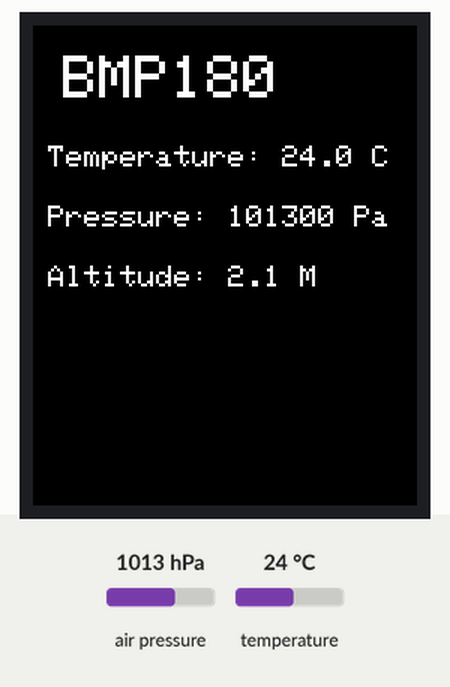
The sketch below on a simulated Arduino Uno, built with avr-gcc and run on an emulated ATmega328P. On the bench: 128×160 colour display. Inputs (shaded band) come from the test bench; at power-on: air pressure 1013 hPa, temperature 24 °C. What the sketch prints to the serial monitor is not drawn.

Above: at 2.3 s.
2.4 s: air pressure set to 952 hPa
At 4.4 s:
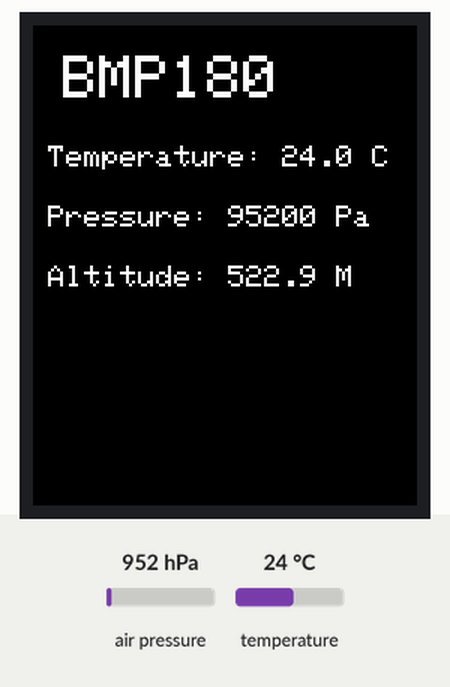
4.7 s: temperature set to 12 °C
At 6.1 s:
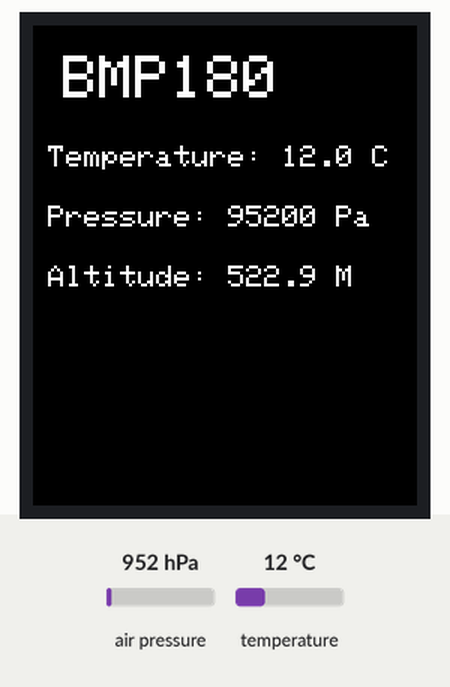
7.0 s: air pressure set to 975 hPa
At 7.8 s:
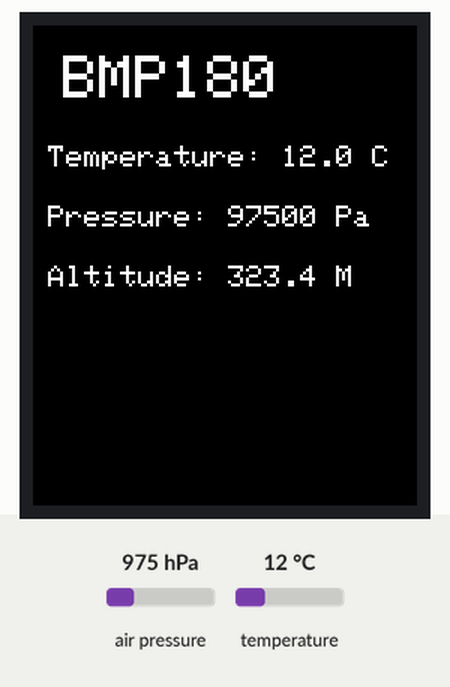
9.3 s: temperature set to 19 °C
Timing chart, 0 to 12.3 s (numbered marks = the images above; inputs shaded):
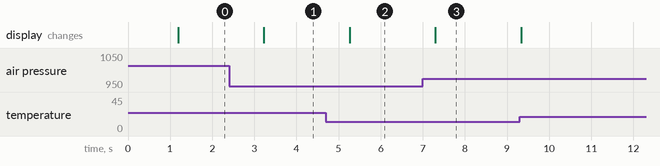

The sketch:

6.BMP180_Serial_TFT.ino
```cpp
#include <Wire.h>
#include <Adafruit_BMP085.h>
#include <Adafruit_GFX.h>    // Core graphics library
#include <Adafruit_ST7735.h> // Hardware-specific library for ST7735
#include <SPI.h>             // For SPI communication
#define TFT_CS    13 // Chip Select pin
#define TFT_DC    14  // Data/Command pin
#define TFT_RST   12  // Reset pin

Adafruit_BMP085 bmp;
Adafruit_ST7735 tft = Adafruit_ST7735(TFT_CS, TFT_DC, TFT_RST);
void setup() {
  Serial.begin(115200);
  delay(1000);
  Serial.println("BMP180 Sensor Test");
  tft.initR(INITR_BLACKTAB); // Initialize ST7735S in black tab mode

  tft.setTextColor(ST7735_WHITE); // Set text color
  tft.setTextSize(1); // Set text size
  if (!bmp.begin()) {
    Serial.println("Could not find a valid BMP180 sensor, check wiring!");
    while (1); // Halt
  }
}

void loop() {
  float temperature = bmp.readTemperature();
  int32_t pressure = bmp.readPressure();
  float altitude = bmp.readAltitude(); // Adjust sea level pressure if needed

  Serial.print("Temperature = ");
  Serial.print(temperature);
  Serial.println(" *C");

  Serial.print("Pressure = ");
  Serial.print(pressure);
  Serial.println(" Pa");

  Serial.print("Altitude = ");
  Serial.print(altitude);
  Serial.println(" meters");

  Serial.println();
tft.fillScreen(ST7735_BLACK); // Fill screen with black
tft.setCursor(10, 10); // Set text cursor position
  tft.setTextSize(2); // Set text size
  tft.print("BMP180"); // Display text
  tft.setCursor(5, 40); // Set text cursor position
  tft.setTextSize(1); // Set text size
  tft.print("Temperature: "+ String(temperature,1)+" C"); // Display text
tft.setCursor(5, 60); // Set text cursor position
tft.print("Pressure: "+ String(pressure)+" Pa");
tft.setCursor(5, 80); // Set text cursor position
tft.print("Altitude: "+ String(altitude,1)+" M");
  delay(2000); // Read every 2 seconds
}
```

Measured:
- after the input at 2.4 s, the display: changes after 0.82 s (image 1)
- after the input at 4.7 s, the display: changes after 0.56 s (image 2)
- after the input at 7.0 s, the display: changes after 0.30 s (image 3)
